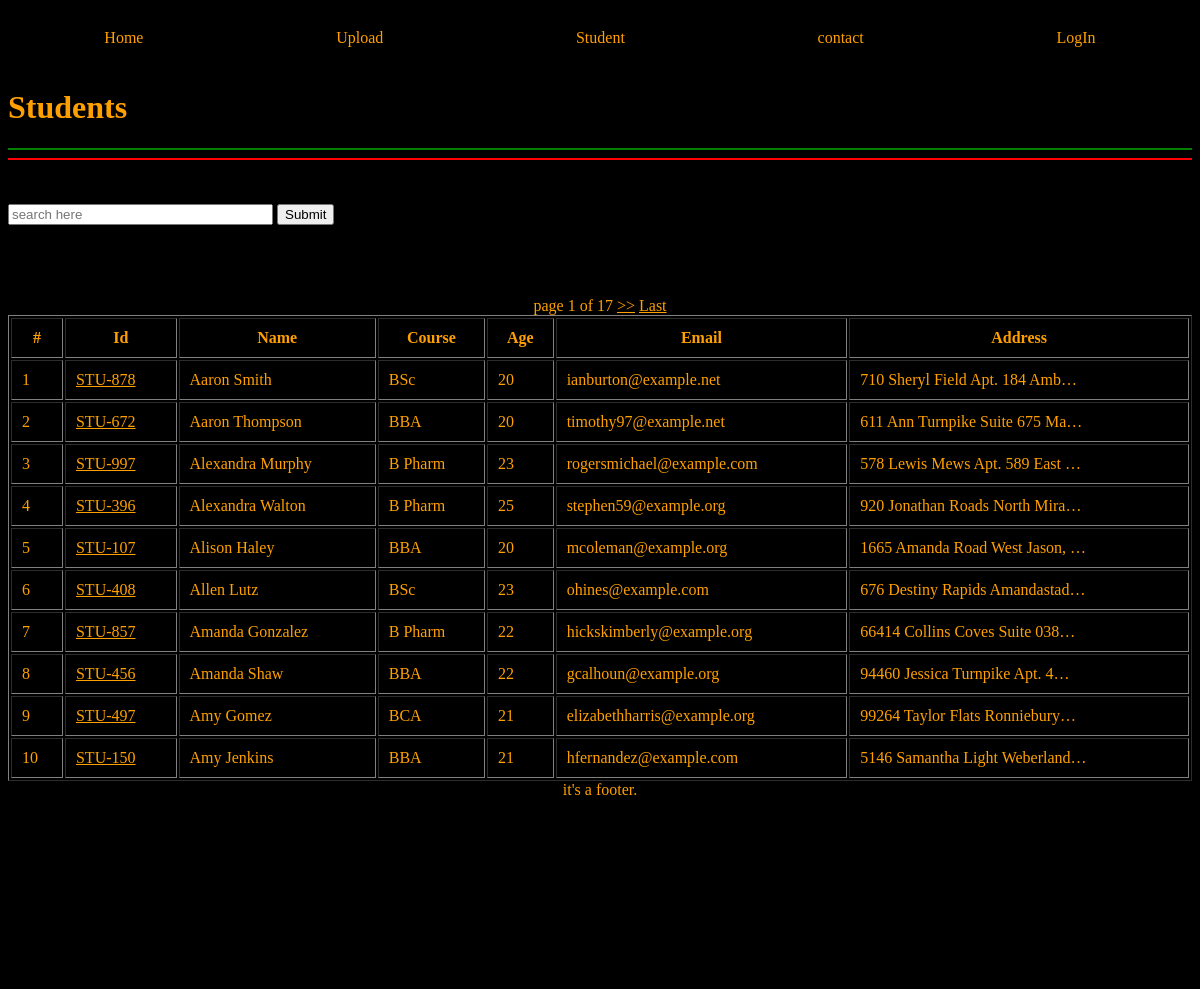
The page /student/ on the database its author committed.
### home/models.py (models this page shows, shortened)
class Student(models.Model):
    department=models.ForeignKey(Department,related_name='depart',on_delete=models.CASCADE)
    st_id=models.OneToOneField(StudentId,related_name='studentid',on_delete=models.CASCADE)
    st_name=models.CharField(max_length=20)
    st_email=models.EmailField(unique=True)
    st_age=models.IntegerField(default=18)
    st_address=models.TextField()
    class Meta:
        ordering=['st_name']
        verbose_name='student'

class StudentId(models.Model):
    st_id=models.CharField(max_length=20)
    def __str__(self):
        return self.st_id

class Department(models.Model):
    department=models.CharField(max_length=20)
    date_of_establishment='26/1/2023'
    def __str__(self):
        return self.department
    class Meta:
        ordering=['department']

### home/views.py (the view)
# urls.py: path('student/',get_st,name='home'),
def get_st(req):
    if req.method=='GET':
        qset=Student.objects.all()
        dat=req.GET.get('search')
        if dat!=None:
            qset=Student.objects.filter(Q(st_name__icontains=dat )|
                                        Q(department__department__icontains=dat)|
                                        Q(st_id__st_id__icontains=dat)|
                                        Q(st_age__icontains=dat)|
                                        Q(st_address__icontains=dat))
        page=Paginator(qset,10)
        page_no=req.GET.get('page')
        page_obj=page.get_page(page_no)
    return render(req,'student.html',context={'data':page_obj})

### home/TEMPLATES/student.html (shortened to what this page needs)
{% extends "base.html" %}
{% block body%}
<h1>Students</h1>
<hr color=green>
<hr color=red>
<br><br>
<form action="#" method="get">
<input type="text" name="search" placeholder='search here' size="30" value="">
<input type="submit" value="Submit" class="btn btn-Primary">
</form>
<br><br><br><br>
<center>
    page {{data.number}} of {{data.paginator.num_pages}}
    {% if data.has_next %}
    <a href="?page={{data.next_page_number}}">>></a>
    <a href="?page={{data.paginator.num_pages}}">Last</a>
    {% endif %}
    </center>
<table width=100% border='solid' cellpadding=10px>
    <tr>
        <th>#</th>
        <th>Id</th>
        <th>Name</th>
        <th>Course</th>
        <th>Age</th>
        <th>Email</th>
        <th>Address</th>
    </tr>
{% for m in data %}
<tr>
    <td>{{forloop.counter}}</td>
    <td>
        <a href='/marks/{{m.id}}'>{{m.st_id}}</a>
    </td>
    <td>{{m.st_name}}</td>
    <td>{{m.department}}</td>
    <td>{{m.st_age}}</td>
    <td>{{m.st_email}}</td>
    <td>{{m.st_address | truncatechars:30}}</td>
</tr>
{% endfor %}
</table>
{% endblock body %}

### rows shown on the page
Student: st_id "STU-878", st_name "Aaron Smith", department "BSc", st_age "20", st_email "ianburton@example.net", st_address "710 Sheryl Field Apt. 184 Amb…"
Student: st_id "STU-672", st_name "Aaron Thompson", department "BBA", st_age "20", st_email "timothy97@example.net", st_address "611 Ann Turnpike Suite 675 Ma…"
Student: st_id "STU-997", st_name "Alexandra Murphy", department "B Pharm", st_age "23", st_email "rogersmichael@example.com", st_address "578 Lewis Mews Apt. 589 East …"
Student: st_id "STU-396", st_name "Alexandra Walton", department "B Pharm", st_age "25", st_email "stephen59@example.org", st_address "920 Jonathan Roads North Mira…"
Student: st_id "STU-107", st_name "Alison Haley", department "BBA", st_age "20", st_email "mcoleman@example.org", st_address "1665 Amanda Road West Jason, …"
Student: st_id "STU-408", st_name "Allen Lutz", department "BSc", st_age "23", st_email "ohines@example.com", st_address "676 Destiny Rapids Amandastad…"
Student: st_id "STU-857", st_name "Amanda Gonzalez", department "B Pharm", st_age "22", st_email "hickskimberly@example.org", st_address "66414 Collins Coves Suite 038…"
Student: st_id "STU-456", st_name "Amanda Shaw", department "BBA", st_age "22", st_email "gcalhoun@example.org", st_address "94460 Jessica Turnpike Apt. 4…"
Student: st_id "STU-497", st_name "Amy Gomez", department "BCA", st_age "21", st_email "elizabethharris@example.org", st_address "99264 Taylor Flats Ronniebury…"
Student: st_id "STU-150", st_name "Amy Jenkins", department "BBA", st_age "21", st_email "hfernandez@example.com", st_address "5146 Samantha Light Weberland…"

### other values the page prints
{{ data.number }} "1"
{{ data.paginator.num_pages }} "17"
